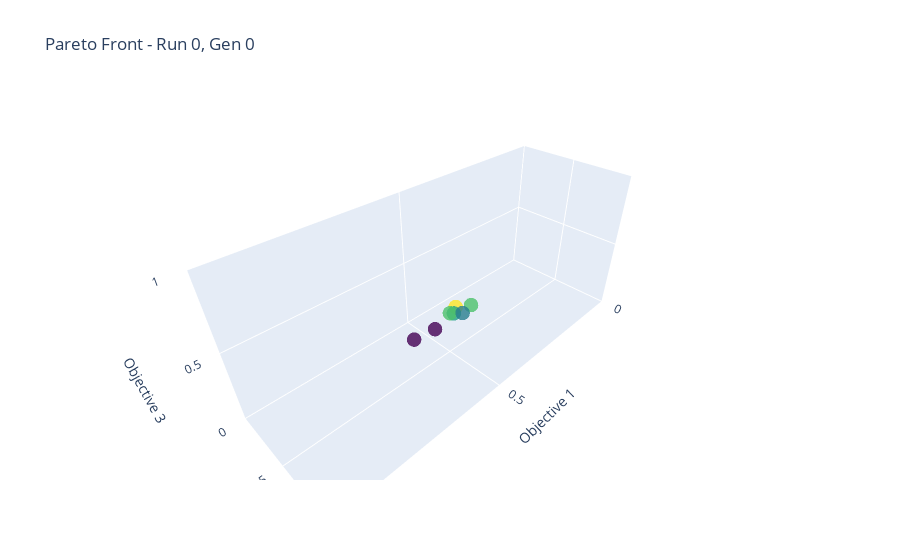
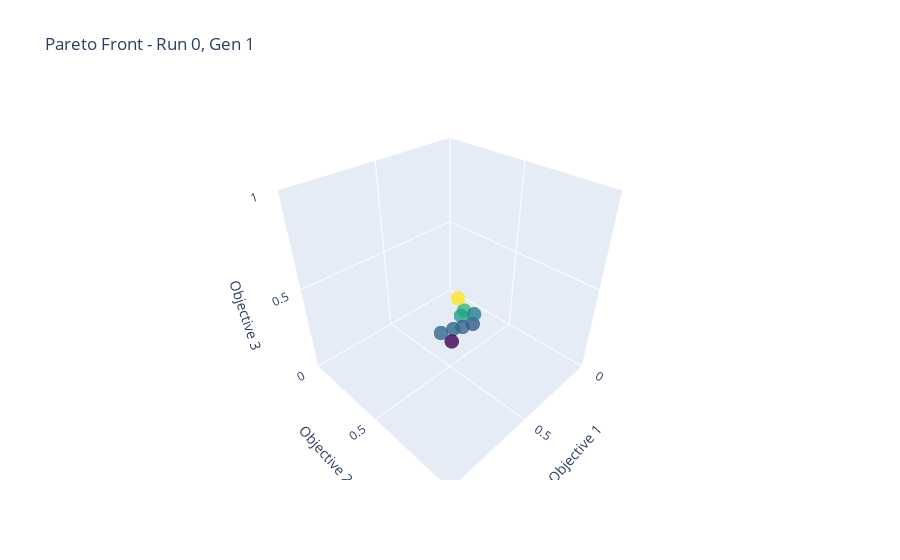
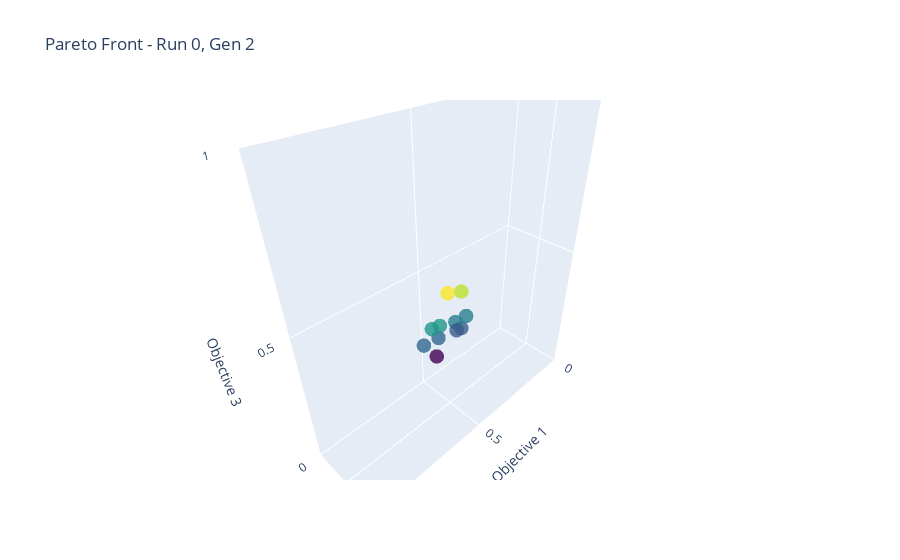
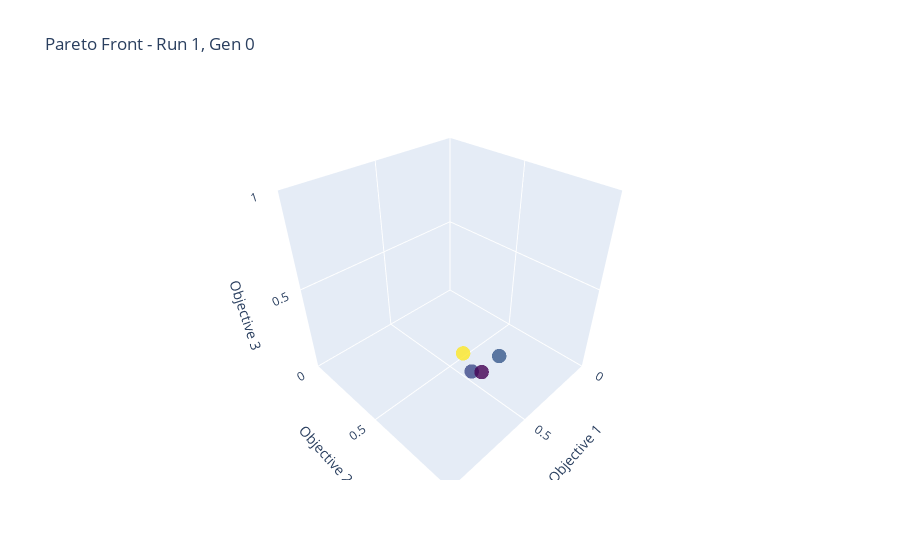

Notebook cell for these charts, in order:
### Code cell
import plotly.graph_objects as go

# Choose a generation and run
# gen_idx = 0
# run_idx = 0

for run_idx in range(len(all_runs_fronts)):
    for gen_idx in range(len(all_runs_fronts[run_idx])):
        
        front = all_runs_fronts[run_idx][gen_idx]

        fig = go.Figure(data=[go.Scatter3d(
            x=front[:, 0],
            y=front[:, 1],
            z=front[:, 2],
            mode='markers',
            marker=dict(
                size=5,
                color=front[:, 2],  # Color by third objective
                colorscale='Viridis',
                opacity=0.8
            )
        )])

        # min_x = get_min_objective_value(run_idx, gen_idx, 0)
        # max_x = get_max_objective_value(run_idx, gen_idx, 0)
        # min_y = get_min_objective_value(run_idx, gen_idx, 1)
        # max_y = get_max_objective_value(run_idx, gen_idx, 1)
        # min_z = get_min_objective_value(run_idx, gen_idx, 2)
        # max_z = get_max_objective_value(run_idx, gen_idx, 2)
        
        min_x = 0
        min_y = 0
        min_z = 0

        max_x = 1
        max_y = 1
        max_z = 1

        fig.update_layout(
            title=f"Pareto Front - Run {run_idx}, Gen {gen_idx}",
            scene=dict(
                xaxis=dict(title="Objective 1", range=[min_x, max_x]),
                yaxis=dict(title="Objective 2", range=[min_y, max_y]),
                zaxis=dict(title="Objective 3", range=[min_z, max_z])
            )
        )

        fig.show()

### Figure 1 — Plotly figure (JSON) as saved in the notebook; plotly's stock layout.template omitted (floating-point values rounded to 4 significant figures)
{"data": [{"marker": {"color": [0.43, 0.45, 0.38, 0.42, 0.43, 0.38, 0.41], "colorscale": [[0, "#440154"], [0.1111, "#482878"], [0.2222, "#3e4989"], [0.3333, "#31688e"], [0.4444, "#26828e"], [0.5556, "#1f9e89"], [0.6667, "#35b779"], [0.7778, "#6ece58"], [0.8889, "#b5de2b"], [1, "#fde725"]], "opacity": 0.8, "size": 5}, "mode": "markers", "type": "scatter3d", "x": [0.48, 0.52, 0.59, 0.53, 0.54, 0.65, 0.51], "y": [0.65, 0.61, 0.61, 0.62, 0.61, 0.59, 0.65], "z": [0.43, 0.45, 0.38, 0.42, 0.43, 0.38, 0.41]}], "layout": {"scene": {"xaxis": {"range": [0, 1], "title": {"text": "Objective 1"}}, "yaxis": {"range": [0, 1], "title": {"text": "Objective 2"}}, "zaxis": {"range": [0, 1], "title": {"text": "Objective 3"}}}, "title": {"text": "Pareto Front - Run 0, Gen 0"}}}

### Figure 2 — Plotly figure (JSON) as saved in the notebook; plotly's stock layout.template omitted (floating-point values rounded to 4 significant figures)
{"data": [{"marker": {"color": [0.45, 0.38, 0.43, 0.38, 0.31, 0.38, 0.37, 0.52, 0.4], "colorscale": [[0, "#440154"], [0.1111, "#482878"], [0.2222, "#3e4989"], [0.3333, "#31688e"], [0.4444, "#26828e"], [0.5556, "#1f9e89"], [0.6667, "#35b779"], [0.7778, "#6ece58"], [0.8889, "#b5de2b"], [1, "#fde725"]], "opacity": 0.8, "size": 5}, "mode": "markers", "type": "scatter3d", "x": [0.52, 0.59, 0.54, 0.65, 0.6, 0.55, 0.49, 0.54, 0.46], "y": [0.61, 0.61, 0.61, 0.59, 0.61, 0.63, 0.64, 0.59, 0.62], "z": [0.45, 0.38, 0.43, 0.38, 0.31, 0.38, 0.37, 0.52, 0.4]}], "layout": {"scene": {"xaxis": {"range": [0, 1], "title": {"text": "Objective 1"}}, "yaxis": {"range": [0, 1], "title": {"text": "Objective 2"}}, "zaxis": {"range": [0, 1], "title": {"text": "Objective 3"}}}, "title": {"text": "Pareto Front - Run 0, Gen 1"}}}

### Figure 3 — Plotly figure (JSON) as saved in the notebook; plotly's stock layout.template omitted (floating-point values rounded to 4 significant figures)
{"data": [{"marker": {"color": [0.38, 0.38, 0.31, 0.37, 0.52, 0.4, 0.4, 0.5, 0.42, 0.37, 0.42], "colorscale": [[0, "#440154"], [0.1111, "#482878"], [0.2222, "#3e4989"], [0.3333, "#31688e"], [0.4444, "#26828e"], [0.5556, "#1f9e89"], [0.6667, "#35b779"], [0.7778, "#6ece58"], [0.8889, "#b5de2b"], [1, "#fde725"]], "opacity": 0.8, "size": 5}, "mode": "markers", "type": "scatter3d", "x": [0.59, 0.65, 0.6, 0.49, 0.54, 0.46, 0.51, 0.48, 0.61, 0.51, 0.58], "y": [0.61, 0.59, 0.61, 0.64, 0.59, 0.62, 0.61, 0.6, 0.58, 0.63, 0.6], "z": [0.38, 0.38, 0.31, 0.37, 0.52, 0.4, 0.4, 0.5, 0.42, 0.37, 0.42]}], "layout": {"scene": {"xaxis": {"range": [0, 1], "title": {"text": "Objective 1"}}, "yaxis": {"range": [0, 1], "title": {"text": "Objective 2"}}, "zaxis": {"range": [0, 1], "title": {"text": "Objective 3"}}}, "title": {"text": "Pareto Front - Run 0, Gen 2"}}}

### Figure 4 — Plotly figure (JSON) as saved in the notebook; plotly's stock layout.template omitted (floating-point values rounded to 4 significant figures)
{"data": [{"marker": {"color": [0.22, 0.36, 0.18, 0.23], "colorscale": [[0, "#440154"], [0.1111, "#482878"], [0.2222, "#3e4989"], [0.3333, "#31688e"], [0.4444, "#26828e"], [0.5556, "#1f9e89"], [0.6667, "#35b779"], [0.7778, "#6ece58"], [0.8889, "#b5de2b"], [1, "#fde725"]], "opacity": 0.8, "size": 5}, "mode": "markers", "type": "scatter3d", "x": [0.61, 0.66, 0.55, 0.45], "y": [0.75, 0.74, 0.76, 0.78], "z": [0.22, 0.36, 0.18, 0.23]}], "layout": {"scene": {"xaxis": {"range": [0, 1], "title": {"text": "Objective 1"}}, "yaxis": {"range": [0, 1], "title": {"text": "Objective 2"}}, "zaxis": {"range": [0, 1], "title": {"text": "Objective 3"}}}, "title": {"text": "Pareto Front - Run 1, Gen 0"}}}
